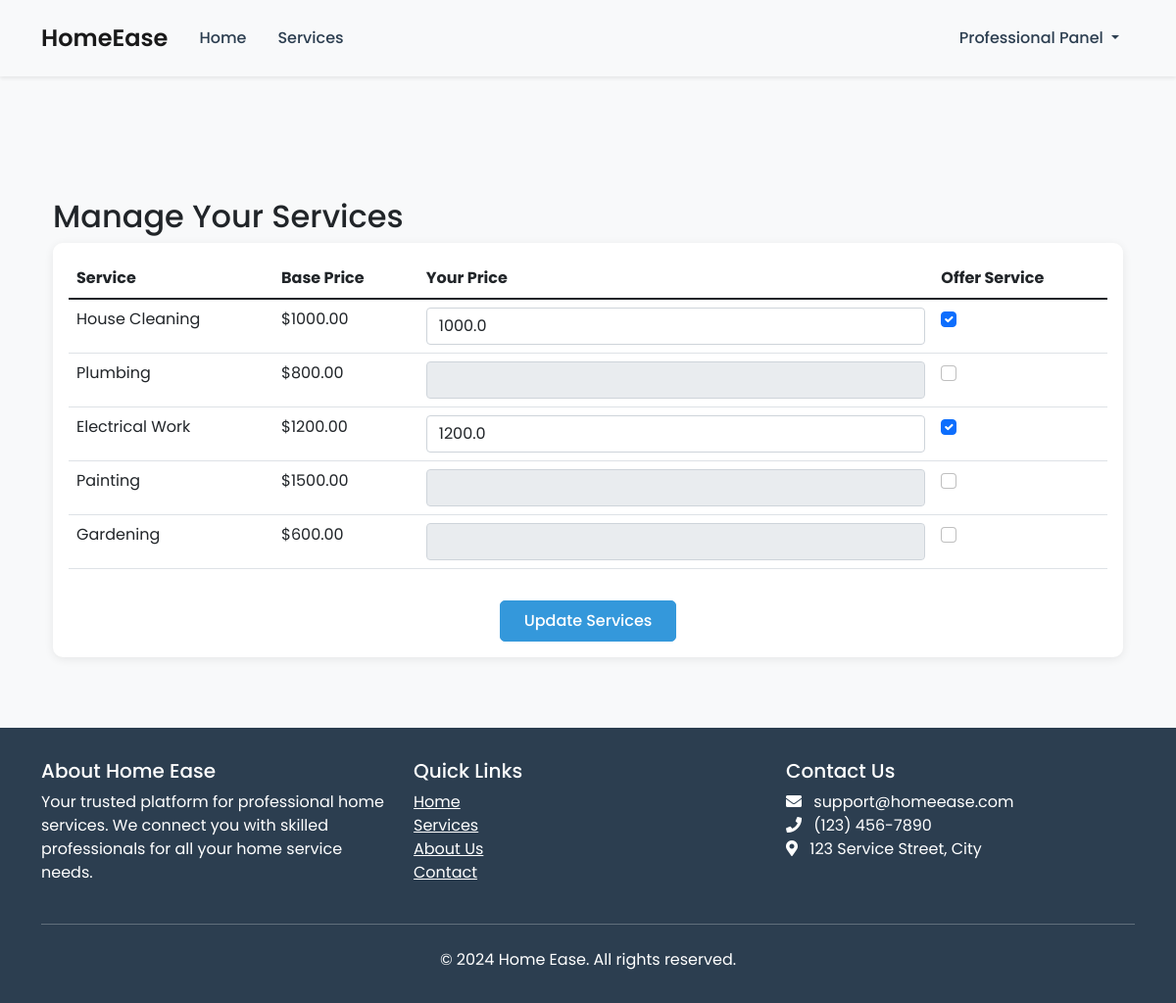
Page /professional/services (signed in) on the committed database.
### models.py (models this page shows, shortened)
class Service(db.Model):
    __tablename__ = 'services'
    service_id = db.Column(db.Integer, primary_key=True)
    service_name = db.Column(db.String(100), nullable=False)
    description = db.Column(db.Text, nullable=False)
    base_price = db.Column(db.Float, nullable=False)
    category = db.Column(db.String(50), nullable=False)
    created_at = db.Column(db.DateTime, default=datetime.utcnow)
    is_active = db.Column(db.Boolean, default=True)
    service_requests = db.relationship('ServiceRequest', backref='service', lazy=True)
    professional_services = db.relationship('ProfessionalService', backref='service', lazy=True)

class ProfessionalService(db.Model):
    __tablename__ = 'professional_services'
    id = db.Column(db.Integer, primary_key=True)
    professional_id = db.Column(db.Integer, db.ForeignKey('professionals.professional_id'), nullable=False)
    service_id = db.Column(db.Integer, db.ForeignKey('services.service_id'), nullable=False)
    price = db.Column(db.Float, nullable=False)
    is_available = db.Column(db.Boolean, default=True)
    created_at = db.Column(db.DateTime, default=datetime.utcnow)

### routes.py (the view)
@app.route('/professional/services', methods=['GET'])
def professional_services():
    if 'user_type' not in session or session['user_type'] != 'professional':
        flash('Please login to access your services', 'warning')
        return redirect(url_for('professional_login'))
    try:
        professional = Professional.query.get_or_404(session['user_id'])
        all_services = Service.query.all()
        professional_services = ProfessionalService.query.filter_by(
            professional_id=professional.professional_id
        ).all()
        current_services = {ps.service_id: ps.price for ps in professional_services}
        return render_template('professional/services.html',
                             professional=professional,
                             all_services=all_services,
                             current_services=current_services)
    except Exception as e:
        print(f"Services error: {str(e)}")
        flash('Error loading services', 'danger')
        return redirect(url_for('professional_dashboard'))

### routes.py (called while the page is built)
@app.context_processor
def inject_current_user():
    return dict(current_user=current_user)

@app.before_request
def make_session_permanent():
    session.permanent = True
    app.permanent_session_lifetime = timedelta(days=5)

### templates/professional/services.html (shortened to what this page needs)
{% extends "base.html" %}
{% block content %}
<div class="container mt-4">
    <h2>Manage Your Services</h2>
    <div class="card">
        <div class="card-body">
            <form method="POST" action="{{ url_for('update_professional_services') }}">
                <div class="table-responsive">
                    <table class="table">
                        <thead>
                            <tr>
                                <th>Service</th>
                                <th>Base Price</th>
                                <th>Your Price</th>
                                <th>Offer Service</th>
                            </tr>
                        </thead>
                        <tbody>
                            {% for service in all_services %}
                            <tr>
                                <td>{{ service.service_name }}</td>
                                <td>${{ "%.2f"|format(service.base_price) }}</td>
                                <td>
                                    <input type="number"
                                           class="form-control"
                                           name="price"
                                           step="0.01"
                                           min="{{ service.base_price }}"
                                           value="{{ current_services.get(service.service_id, '') }}"
                                           {% if service.service_id not in current_services %} disabled {% endif %}>
                                </td>
                                <td>
                                    <div class="form-check">
                                        <input type="checkbox"
                                               class="form-check-input service-checkbox"
                                               name="service"
                                               value="{{ service.service_id }}"
                                               data-price-input="price-{{ service.service_id }}"
                                               {% if service.service_id in current_services %} checked {% endif %}>
                                    </div>
                                </td>
                            </tr>
                            {% endfor %}
                        </tbody>
                    </table>
                </div>
                <div class="text-center mt-3">
                    <button type="submit" class="btn btn-primary">Update Services</button>
                </div>
            </form>
        </div>
    </div>
</div>
{% endblock %}

### templates/base.html (style rules this page uses)
body { font-family: 'Poppins', sans-serif; background-color: #f8f9fa; }
.btn-primary { background-color: #3498db; border-color: #3498db; padding: 0.5rem 1.5rem; border-radius: 5px; font-weight: 500; }
.card { border: none; border-radius: 10px; box-shadow: 0 2px 10px rgba(0,0,0,.08); transition: transform 0.3s ease; }

### rows in the picture
Service: service_name "House Cleaning", base_price "1000.00", price "1000.0", service_id "☑"
Service: service_name "Plumbing", base_price "800.00"
Service: service_name "Electrical Work", base_price "1200.00", price "1200.0", service_id "☑"
Service: service_name "Painting", base_price "1500.00"
Service: service_name "Gardening", base_price "600.00"
